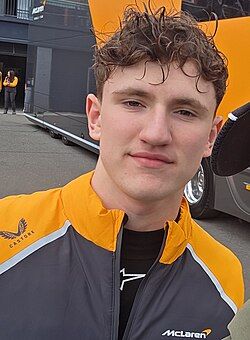
#> input picture assets-backup/feeder-photos/alex-dunne.jpg, 250 x 340 px
$ python -i build-images.py   (imports and definitions only)
#> lines starting #> are read from the running program, lines starting #| are printed output that depends on the picture
#!/usr/bin/env python3
"""build-images.py — erzeugt data/images.js aus assets-backup/.

WOZU: Fahrerfotos und Team-Logos wurden zur Laufzeit von statsf1.com und
static.wikia.nocookie.net geholt. Beim Nutzer blockiert AdGuard die Wikia-Domain —
die Logos blieben graue Buchstabenkaesten, das Weltmeister-Foto eine Silhouette,
waehrend die Server sauber HTTP 200 lieferten. Ein Werbeblocker-Filter waere ein
Pflaster; richtig ist, dass der Monolith seine Bilder selbst mitbringt. Das ist
ohnehin das Projektziel: standalone, ohne externe Abhaengigkeiten.

ZWEI SORTEN, ZWEI VERFAHREN:
  * Fahrerfotos  -> WebP q80 in ORIGINALGROESSE (alle Quellen sind 200 px hoch).
    Kein Verkleinern: die Anzeige ist 110x130 CSS-Pixel, auf einem 2x-Schirm also
    220x260 — die Quelle ist bereits knapper als das. Gemessen an drei Gesichtern
    war 130 px sichtbar weicher (Haare, Hautstruktur), 200 px vom Original nicht zu
    unterscheiden. Ersparnis trotzdem 65 %, weil PNG fuer Fotos die falsche Wahl ist.
  * Team-Logos   -> Farbquantisierung auf 256 Farben, PNG, max 160 px.
    Flaechengrafiken verlieren dabei nichts (Hinweis aus dem Schwesterprojekt), und
    160 px ist genau 2x der 80-px-Anzeige im Steckbrief. Ersparnis rund 97 %:
    das Martini-Lotus-Logo faellt von 468 KB auf 16 KB.
    ⚠ FASTOCTREE, nicht MEDIANCUT — nur ersteres kann Alpha.

Aufruf:  python tools/build-images.py            (Trockenlauf, nur Bericht)
         python tools/build-images.py --write    (schreibt data/images.js)
"""
import base64
import re
import io
import json
import os
import sys
import urllib.parse

from PIL import Image
import numpy as np

ROOT = os.path.join(os.path.dirname(os.path.abspath(__file__)), "..")
BACKUP = os.path.join(ROOT, "assets-backup")
OUT = os.path.join(ROOT, "data", "images.js")
WRITE = "--write" in sys.argv

LOGO_MAX = 160          # 2x der 80-px-Anzeige im Team-Steckbrief
FOTO_QUALITAET = 80


def farbzahl(im):
    """Sichtbare Farben zaehlen (Alpha > 40) — unter 256 lohnt Quantisierung nicht."""
    a = np.asarray(im.convert("RGBA"))
    m = a[..., 3] > 40
    return len(np.unique(a[..., :3][m].reshape(-1, 3), axis=0)) if m.any() else 0


def als_datauri(daten, mime):
    return f"data:{mime};base64," + base64.b64encode(daten).decode("ascii")


def foto(pfad):
    im = Image.open(pfad)
    im.load()
    buf = io.BytesIO()
    im.convert("RGB").save(buf, "WEBP", quality=FOTO_QUALITAET, method=6)
    return als_datauri(buf.getvalue(), "image/webp"), buf.tell()


def svg_zu_bild(pfad):
    """SVG rastern. 103 der 286 Logo-Eintraege sind Vektorgrafiken — darunter ALLE
    McLaren-Aeren. Sie direkt einzubetten waere unbezahlbar: 5 MB roh, allein das
    Eisenacher Motorenwerk 1,7 MB, als Base64 zusammen 6,7 MB. Da die Anzeige nur
    80 CSS-Pixel misst, wird bei doppelter Zielbreite gerastert und danach wie jede
    andere Flaechengrafik behandelt."""
    import cairosvg
    png = cairosvg.svg2png(url=pfad, output_width=LOGO_MAX * 2)
    return Image.open(io.BytesIO(png)).convert("RGBA")


def logo(pfad):
    if pfad.lower().endswith(".svg"):
        im = svg_zu_bild(pfad)
    else:
        im = Image.open(pfad)
#> im is the input picture: PIL image 250x340 RGB; mean R, G, B 124.4, 98.1, 80
        im.load()
    if im.mode != "RGBA":
        im = im.convert("RGBA")
#> im: PIL image 250x340 RGBA
    if max(im.size) > LOGO_MAX:
        im.thumbnail((LOGO_MAX, LOGO_MAX), Image.LANCZOS)
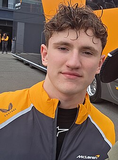
#> im: PIL image 118x160 RGBA; mean R, G, B, A 124.4, 98.1, 79.9, 255
    if farbzahl(im) > 256:
#> in farbzahl, `m = a[..., 3] > 40`: m: shape (160, 118) bool; every value is 1
        im = im.quantize(colors=256, method=Image.FASTOCTREE).convert("RGBA")
    buf = io.BytesIO()
    im.save(buf, "PNG", optimize=True)
    return als_datauri(buf.getvalue(), "image/png"), buf.tell()


# [1 line not run here, left out]

# ── Fahrerfotos: id (Fahrer-Slug) -> data-URI ──────────────────────────────
fotos, foto_bytes, foto_roh, foto_fehler = {}, 0, 0, 0
# [17 lines not run here, left out]

# ── Externe Bilder: URL -> data-URI ────────────────────────────────────────
# Die gespiegelten Dateien tragen den Basename der URL. Was nicht als Bild
# vorliegt (SVG, fehlgeschlagene Abrufe), bleibt einfach aussen vor — der
# bisherige Netz-Pfad greift dort weiter.
logos, logo_bytes, logo_roh, logo_fehlt = {}, 0, 0, 0
def datei_fuer(url):
    """Namensregel EXAKT wie fileNameFor() in tools/mirror-external-images.js.
    Das Manifest fuehrt fuer `external` kein file-Feld, deshalb nachgebildet.
    ⚠ Wikia-URLs enden auf /revision/latest?cb=… — der Dateiname steht DAVOR.
      Wer nur den letzten Pfadteil nimmt, landet bei „latest" und findet nichts."""
    p = re.sub(r"/revision/latest.*$", "", url)
    p = re.sub(r"\?.*$", "", p)
    name = urllib.parse.unquote(p.rstrip("/").split("/")[-1] or "bild")
    name = re.sub(r"[^A-Za-z0-9_.-]+", "_", name)
    if not re.search(r"\.(png|jpe?g|svg|webp|gif)$", name, re.I):
        name += ".png"
    return name


# [16 lines not run here, left out]


def mb(x):
    return f"{x / 1024 / 1024:.2f} MB"


b64 = (foto_bytes + logo_bytes) * 4 / 3
# [5 lines not run here, left out]

block = f"""        // BILDER — Fahrerfotos und externe Grafiken, eingebettet.
        // GENERIERT von tools/build-images.py — NICHT von Hand editieren.
        //
        // Warum eingebettet: die Bilder kamen von statsf1.com und
        // static.wikia.nocookie.net. Beim Nutzer blockiert AdGuard die Wikia-Domain,
        // also blieben Team-Logos graue Kaesten und das Weltmeister-Foto eine
        // Silhouette — waehrend beide Server sauber HTTP 200 lieferten. Ein
        // Filter-Eintrag waere ein Pflaster; der Monolith soll seine Bilder selbst
        // mitbringen (Projektziel: standalone ohne externe Abhaengigkeiten).
        //
        // Verfahren: Fotos als WebP q{FOTO_QUALITAET} in Originalgroesse (alle Quellen
        // sind 200 px hoch, die Anzeige braucht 220x260 auf 2x — Verkleinern war
        // sichtbar schlechter). Flaechengrafiken auf {LOGO_MAX} px und 256 Farben
        // quantisiert; dort verliert man nichts, spart aber rund 97 %.
        //
        // DRIVER_PHOTOS: Fahrer-Slug -> data-URI ({len(fotos)} Fahrer)
        // EMBEDDED_IMAGES: urspruengliche URL -> data-URI ({len(logos)} Bilder)
        // Fehlt ein Eintrag, greift der bisherige Netz-Pfad unveraendert weiter.
        const DRIVER_PHOTOS = {json.dumps(fotos, separators=(',', ':'), sort_keys=True)};
        const EMBEDDED_IMAGES = {json.dumps(logos, separators=(',', ':'), sort_keys=True)};
"""

# [7 lines not run here, left out]

>>> result = logo('../assets-backup/feeder-photos/alex-dunne.jpg')

$ run again, on assets-backup/feeder-photos/amaury-cordeel.jpg
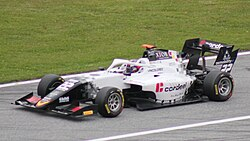
#> input picture assets-backup/feeder-photos/amaury-cordeel.jpg, 250 x 141 px
#> in logo, im is the input picture: PIL image 250x141 RGB; mean R, G, B 129.7, 131.3, 105
#> in logo, `im.thumbnail((LOGO_MAX, LOGO_MAX), Image.LANCZOS)`:
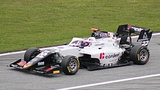
#> im: PIL image 160x90 RGBA; mean R, G, B, A 129.7, 131.3, 105, 255
#> m: shape (90, 160) bool; every value is 1

$ run again, on assets-backup/feeder-photos/ayrton-simmons.jpg
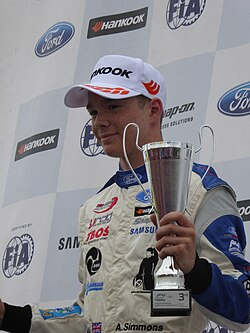
#> input picture assets-backup/feeder-photos/ayrton-simmons.jpg, 250 x 333 px
#> in logo, im is the input picture: PIL image 250x333 RGB; mean R, G, B 136.2, 134.5, 139.6
#> in logo, `im.thumbnail((LOGO_MAX, LOGO_MAX), Image.LANCZOS)`:
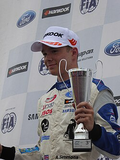
#> im: PIL image 120x160 RGBA; mean R, G, B, A 136.2, 134.5, 139.6, 255
#> m: shape (160, 120) bool; every value is 1

$ run again, on assets-backup/feeder-photos/ayumu-iwasa.jpg
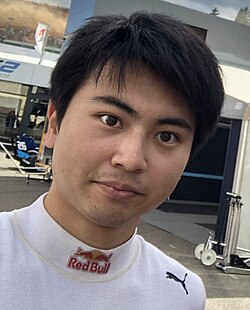
#> input picture assets-backup/feeder-photos/ayumu-iwasa.jpg, 250 x 310 px
#> in logo, im is the input picture: PIL image 250x310 RGB; mean R, G, B 122.8, 113.4, 111.4
#> in logo, `im.thumbnail((LOGO_MAX, LOGO_MAX), Image.LANCZOS)`:
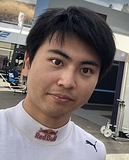
#> im: PIL image 129x160 RGBA; mean R, G, B, A 122.8, 113.4, 111.4, 255
#> m: shape (160, 129) bool; every value is 1
